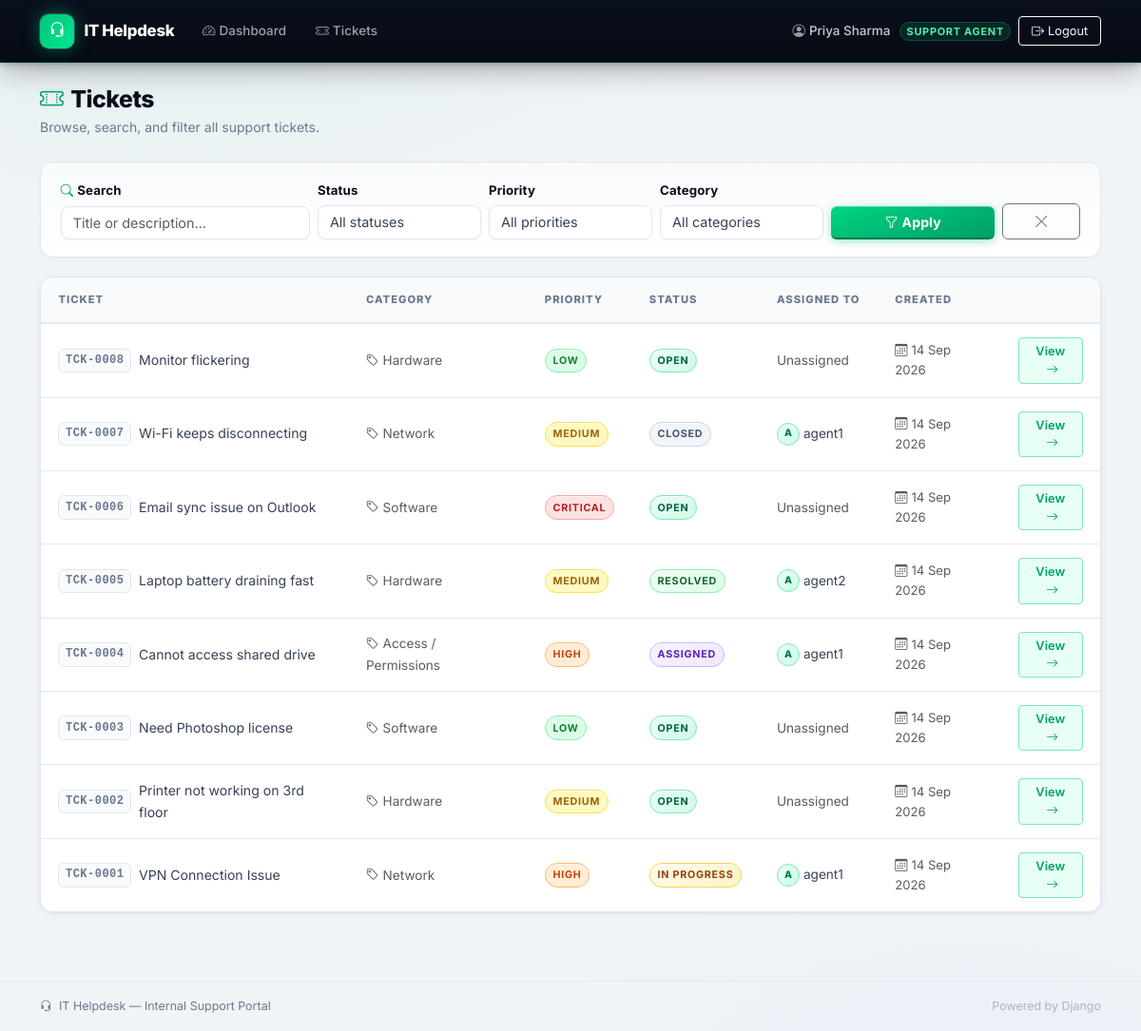
The page /tickets/ (signed in) on the database its author committed.
### accounts/models.py (models this page shows, shortened)
class Profile(models.Model):
    class Role(models.TextChoices):
        EMPLOYEE = 'EMPLOYEE', 'Employee'
        AGENT = 'AGENT', 'Support Agent'
        ADMIN = 'ADMIN', 'Admin'
    user = models.OneToOneField(User, on_delete=models.CASCADE, related_name='profile')
    role = models.CharField(max_length=20, choices=Role.choices, default=Role.EMPLOYEE)
    department = models.CharField(max_length=100, blank=True)
    phone = models.CharField(max_length=20, blank=True)
    is_active_agent = models.BooleanField(
        default=True,
        help_text="Uncheck to stop assigning new tickets to this agent (e.g. on leave)."
    )
    @property
    def is_employee(self):
        return self.role == self.Role.EMPLOYEE
    @property
    def is_admin_role(self):
        return self.role == self.Role.ADMIN

### tickets/models.py (models this page shows, shortened)
class Ticket(models.Model):
    class Priority(models.TextChoices):
        LOW = 'LOW', 'Low'
        MEDIUM = 'MEDIUM', 'Medium'
        HIGH = 'HIGH', 'High'
        CRITICAL = 'CRITICAL', 'Critical'
    class Status(models.TextChoices):
        OPEN = 'OPEN', 'Open'
        ASSIGNED = 'ASSIGNED', 'Assigned'
        IN_PROGRESS = 'IN_PROGRESS', 'In Progress'
        RESOLVED = 'RESOLVED', 'Resolved'
        CLOSED = 'CLOSED', 'Closed'
    STATUS_ORDER = [Status.OPEN, Status.ASSIGNED, Status.IN_PROGRESS, Status.RESOLVED, Status.CLOSED]
    title = models.CharField(max_length=200)
    description = models.TextField()
    category = models.ForeignKey(Category, on_delete=models.SET_NULL, null=True, related_name='tickets')
    priority = models.CharField(max_length=10, choices=Priority.choices, default=Priority.MEDIUM)
    status = models.CharField(max_length=15, choices=Status.choices, default=Status.OPEN)
    created_by = models.ForeignKey(
        settings.AUTH_USER_MODEL, on_delete=models.CASCADE, related_name='created_tickets'
    )
    assigned_to = models.ForeignKey(
        settings.AUTH_USER_MODEL, on_delete=models.SET_NULL, null=True, blank=True,
        related_name='assigned_tickets'
    )
    resolution = models.TextField(blank=True, help_text="Filled in by the agent once resolved.")
    created_at = models.DateTimeField(auto_now_add=True)
    updated_at = models.DateTimeField(auto_now=True)
    resolved_at = models.DateTimeField(null=True, blank=True)
    closed_at = models.DateTimeField(null=True, blank=True)
    class Meta:
        ordering = ['-created_at']
    @property
    def ticket_number(self):
        return f"TCK-{self.id:04d}"
    @property
    def priority_badge_class(self):
        return {
            self.Priority.LOW: 'badge-low',
            self.Priority.MEDIUM: 'badge-medium',
            self.Priority.HIGH: 'badge-high',
            self.Priority.CRITICAL: 'badge-critical',
        }.get(self.priority, '')
    @property
    def status_badge_class(self):
        return {
            self.Status.OPEN: 'badge-open',
            self.Status.ASSIGNED: 'badge-assigned',
            self.Status.IN_PROGRESS: 'badge-progress',
            self.Status.RESOLVED: 'badge-resolved',
            self.Status.CLOSED: 'badge-closed',
        }.get(self.status, '')

class Category(models.Model):
    name = models.CharField(max_length=100, unique=True)
    description = models.CharField(max_length=255, blank=True)
    class Meta:
        verbose_name_plural = 'Categories'
        ordering = ['name']
    def __str__(self):
        return self.name

### tickets/views.py (the view)
# urls.py: path('tickets/', views.ticket_list, name='ticket_list'),
@login_required
def ticket_list(request):
    profile = request.user.profile
    tickets = Ticket.objects.select_related('category', 'assigned_to', 'created_by')
    if profile.is_employee:
        tickets = tickets.filter(created_by=request.user)
    status = request.GET.get('status')
    priority = request.GET.get('priority')
    category = request.GET.get('category')
    q = request.GET.get('q')
    if status:
        tickets = tickets.filter(status=status)
    if priority:
        tickets = tickets.filter(priority=priority)
    if category:
        tickets = tickets.filter(category_id=category)
    if q:
        tickets = tickets.filter(Q(title__icontains=q) | Q(description__icontains=q))
    paginator = Paginator(tickets, 10)
    page_obj = paginator.get_page(request.GET.get('page'))
    context = {
        'page_obj': page_obj,
        'categories': Category.objects.all(),
        'status_choices': Ticket.Status.choices,
        'priority_choices': Ticket.Priority.choices,
        'current_status': status or '',
        'current_priority': priority or '',
        'current_category': category or '',
        'query': q or '',
    }
    return render(request, 'tickets/ticket_list.html', context)

### tickets/templates/tickets/ticket_list.html (shortened to what this page needs)
{% extends "base.html" %}
{% block content %}
<div class="d-flex justify-content-between align-items-center mb-4">
    <div class="page-header mb-0">
        <h3><i class="bi bi-ticket-perforated me-2 text-brand"></i>Tickets</h3>
        <p class="page-subtitle">Browse, search, and filter all support tickets.</p>
    </div>
</div>
<div class="filter-card">
    <form method="get" class="row g-2 align-items-end">
        <div class="col-md-3">
            <label class="form-label">
                <i class="bi bi-search me-1 text-brand"></i>Search
            </label>
            <input type="text" name="q" value="{{ query }}" class="form-control" placeholder="Title or description…">
        </div>
        <div class="col-md-2">
            <label class="form-label">Status</label>
            <select name="status" class="form-select">
                <option value="">All statuses</option>
            </select>
        </div>
        <div class="col-md-2">
            <label class="form-label">Priority</label>
            <select name="priority" class="form-select">
                <option value="">All priorities</option>
            </select>
        </div>
        <div class="col-md-2">
            <label class="form-label">Category</label>
            <select name="category" class="form-select">
                <option value="">All categories</option>
            </select>
        </div>
        <div class="col-md-2">
            <button type="submit" class="btn btn-brand w-100">
                <i class="bi bi-funnel me-1"></i>Apply
            </button>
        </div>
        <div class="col-md-1">
            <a href="{% url 'ticket_list' %}" class="btn btn-outline-secondary w-100" title="Clear filters">
                <i class="bi bi-x-lg"></i>
            </a>
        </div>
    </form>
</div>
<div class="table-card">
    <table class="table align-middle">
        <thead>
            <tr>
                <th>Ticket</th>
                <th>Category</th>
                <th>Priority</th>
                <th>Status</th>
                <th>Assigned to</th>
                <th>Created</th>
                <th></th>
            </tr>
        </thead>
        <tbody>
        {% for ticket in page_obj %}
        <tr>
            <td>
                <div class="d-flex align-items-center gap-2">
                    <span class="ticket-number">{{ ticket.ticket_number }}</span>
                    <span class="fw-500" style="font-size:0.88rem;">{{ ticket.title }}</span>
                </div>
            </td>
            <td>
                {% if ticket.category %}
                <span class="text-muted" style="font-size:0.85rem;">
                    <i class="bi bi-tag me-1"></i>{{ ticket.category }}
                </span>
                {% else %}
                <span class="text-muted">—</span>
                {% endif %}
            </td>
            <td><span class="badge-pill {{ ticket.priority_badge_class }}">{{ ticket.get_priority_display }}</span></td>
            <td><span class="badge-pill {{ ticket.status_badge_class }}">{{ ticket.get_status_display }}</span></td>
            <td>
                {% if ticket.assigned_to %}
                <div class="d-flex align-items-center gap-1">
                    <div class="avatar-circle" style="width:24px;height:24px;font-size:0.65rem;">
                        {{ ticket.assigned_to.username|first|upper }}
                    </div>
                    <span style="font-size:0.85rem;">{{ ticket.assigned_to.username }}</span>
                </div>
                {% else %}
                <span class="text-muted" style="font-size:0.85rem;">Unassigned</span>
                {% endif %}
            </td>
            <td class="text-muted" style="font-size:0.82rem;">
                <i class="bi bi-calendar3 me-1"></i>{{ ticket.created_at|date:"d M Y" }}
            </td>
            <td>
                <a href="{% url 'ticket_detail' ticket.pk %}" class="btn btn-sm btn-outline-brand">
                    View <i class="bi bi-arrow-right ms-1"></i>
                </a>
            </td>
        </tr>
        {% endfor %}
        </tbody>
    </table>
</div>
{% endblock %}

### templates/base.html (shortened to what this page needs)
{% load static %}
<!DOCTYPE html>
<html lang="en">
<head>
    <link href="https://cdn.jsdelivr.net/npm/bootstrap@5.3.3/dist/css/bootstrap.min.css" rel="stylesheet">
    <link href="https://cdn.jsdelivr.net/npm/bootstrap-icons@1.11.3/font/bootstrap-icons.min.css" rel="stylesheet">
    <link href="{% static 'css/style.css' %}" rel="stylesheet">
</head>
<body>
<nav class="navbar navbar-expand-lg navbar-dark bg-brand">
    <div class="container">
        <a class="navbar-brand" href="{% url 'dashboard' %}">
            <span class="navbar-brand-icon"><i class="bi bi-headset"></i></span>
            IT Helpdesk
        </a>
        <div class="collapse navbar-collapse" id="navMenu">
            {% if user.is_authenticated %}
            <ul class="navbar-nav me-auto gap-1">
                <li class="nav-item">
                    <a class="nav-link" href="{% url 'dashboard' %}">
                        <i class="bi bi-speedometer2 me-1"></i>Dashboard
                    </a>
                </li>
                <li class="nav-item">
                    <a class="nav-link" href="{% url 'ticket_list' %}">
                        <i class="bi bi-ticket-perforated me-1"></i>Tickets
                    </a>
                </li>
            </ul>
            <ul class="navbar-nav align-items-center gap-2">
                <li class="nav-item d-flex align-items-center">
                    <span class="navbar-user-name">
                        <i class="bi bi-person-circle me-1 opacity-75"></i>{{ user.get_full_name|default:user.username }}
                        <span class="nav-user-badge">{{ user.profile.get_role_display }}</span>
                    </span>
                </li>
                <li class="nav-item">
                    <form method="post" action="{% url 'logout' %}" class="d-inline">
                        <button type="submit" class="btn btn-sm btn-outline-light" style="font-size:0.8rem; padding: 0.3rem 0.8rem;">
                            <i class="bi bi-box-arrow-right me-1"></i>Logout
                        </button>
                    </form>
                </li>
            </ul>
            {% else %}
            <ul class="navbar-nav ms-auto gap-1">
                <li class="nav-item"><a class="nav-link" href="{% url 'login' %}"><i class="bi bi-box-arrow-in-right me-1"></i>Login</a></li>
                <li class="nav-item"><a class="nav-link" href="{% url 'signup' %}"><i class="bi bi-person-plus me-1"></i>Sign up</a></li>
            </ul>
            {% endif %}
        </div>
    </div>
</nav>
<div class="container py-4">
    {% block content %}{% endblock %}
</div>
<footer class="site-footer">
    <div class="container d-flex justify-content-between align-items-center">
        <span><i class="bi bi-headset me-1"></i> IT Helpdesk — Internal Support Portal</span>
        <span class="opacity-50">Powered by Django</span>
    </div>
</footer>
</body>
</html>

### rows shown on the page
Ticket: ticket_number "TCK-0008", title "Monitor flickering", category "Hardware", priority "LOW", status "OPEN", shows "Unassigned", created_at "14 Sep 2026"
Ticket: ticket_number "TCK-0007", title "Wi-Fi keeps disconnecting", category "Network", priority "MEDIUM", status "CLOSED", assigned_to.username|first "A", assigned_to.username "agent1", created_at "14 Sep 2026"
Ticket: ticket_number "TCK-0006", title "Email sync issue on Outlook", category "Software", priority "CRITICAL", status "OPEN", shows "Unassigned", created_at "14 Sep 2026"
Ticket: ticket_number "TCK-0005", title "Laptop battery draining fast", category "Hardware", priority "MEDIUM", status "RESOLVED", assigned_to.username|first "A", assigned_to.username "agent2", created_at "14 Sep 2026"
Ticket: ticket_number "TCK-0004", title "Cannot access shared drive", category "Access / Permissions", priority "HIGH", status "ASSIGNED", assigned_to.username|first "A", assigned_to.username "agent1", created_at "14 Sep 2026"
Ticket: ticket_number "TCK-0003", title "Need Photoshop license", category "Software", priority "LOW", status "OPEN", shows "Unassigned", created_at "14 Sep 2026"
Ticket: ticket_number "TCK-0002", title "Printer not working on 3rd floor", category "Hardware", priority "MEDIUM", status "OPEN", shows "Unassigned", created_at "14 Sep 2026"
Ticket: ticket_number "TCK-0001", title "VPN Connection Issue", category "Network", priority "HIGH", status "IN PROGRESS", assigned_to.username|first "A", assigned_to.username "agent1", created_at "14 Sep 2026"

### other values the page prints
{{ user.get_full_name|default:user.username }} "Priya Sharma"
{{ user.profile.get_role_display }} "SUPPORT AGENT"
